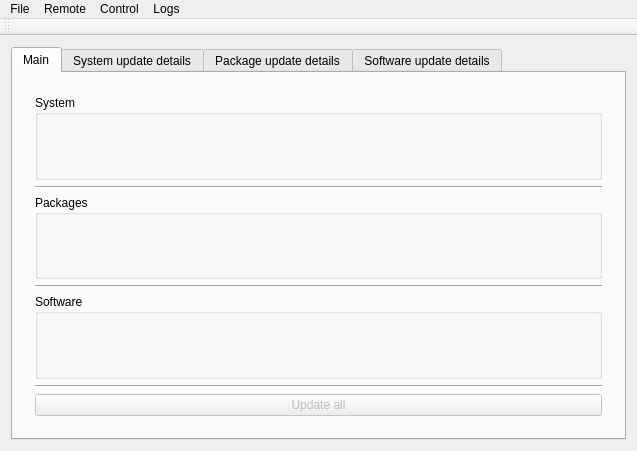
<?xml version="1.0" encoding="UTF-8"?>
<ui version="4.0">
 <class>MainWindow</class>
 <widget class="QMainWindow" name="MainWindow">
  <property name="geometry">
   <rect>
    <x>0</x>
    <y>0</y>
    <width>637</width>
    <height>451</height>
   </rect>
  </property>
  <property name="windowTitle">
   <string>PC-BSD Update center</string>
  </property>
  <property name="windowIcon">
   <iconset resource="res.qrc">
    <normaloff>:/update-center.png</normaloff>:/update-center.png</iconset>
  </property>
  <widget class="QWidget" name="centralWidget">
   <layout class="QVBoxLayout" name="verticalLayout">
    <item>
     <widget class="QTabWidget" name="mainTab">
      <property name="styleSheet">
       <string notr="true"/>
      </property>
      <property name="currentIndex">
       <number>0</number>
      </property>
      <property name="documentMode">
       <bool>false</bool>
      </property>
      <widget class="QWidget" name="Main">
       <attribute name="title">
        <string>Main</string>
       </attribute>
       <layout class="QVBoxLayout" name="verticalLayout_2">
        <item>
         <widget class="QStackedWidget" name="mainStatesStack">
          <property name="currentIndex">
           <number>1</number>
          </property>
          <widget class="QWidget" name="page_5">
           <layout class="QVBoxLayout" name="verticalLayout_3">
            <item>
             <spacer name="verticalSpacer">
              <property name="orientation">
               <enum>Qt::Vertical</enum>
              </property>
              <property name="sizeHint" stdset="0">
               <size>
                <width>20</width>
                <height>82</height>
               </size>
              </property>
             </spacer>
            </item>
            <item>
             <layout class="QHBoxLayout" name="horizontalLayout">
              <item>
               <widget class="QLabel" name="label">
                <property name="text">
                 <string/>
                </property>
                <property name="pixmap">
                 <pixmap resource="res.qrc">:/images/sysupdater.png</pixmap>
                </property>
               </widget>
              </item>
              <item>
               <spacer name="horizontalSpacer_2">
                <property name="orientation">
                 <enum>Qt::Horizontal</enum>
                </property>
                <property name="sizeHint" stdset="0">
                 <size>
                  <width>40</width>
                  <height>20</height>
                 </size>
                </property>
               </spacer>
              </item>
              <item>
               <widget class="QLabel" name="label_2">
                <property name="text">
                 <string>Your system is fully updated</string>
                </property>
               </widget>
              </item>
              <item>
               <spacer name="horizontalSpacer">
                <property name="orientation">
                 <enum>Qt::Horizontal</enum>
                </property>
                <property name="sizeHint" stdset="0">
                 <size>
                  <width>40</width>
                  <height>20</height>
                 </size>
                </property>
               </spacer>
              </item>
             </layout>
            </item>
            <item>
             <layout class="QHBoxLayout" name="horizontalLayout_2">
              <item>
               <spacer name="horizontalSpacer_3">
                <property name="orientation">
                 <enum>Qt::Horizontal</enum>
                </property>
                <property name="sizeHint" stdset="0">
                 <size>
                  <width>40</width>
                  <height>20</height>
                 </size>
                </property>
               </spacer>
              </item>
              <item>
               <widget class="QPushButton" name="pushButton_2">
                <property name="text">
                 <string>Check for updates</string>
                </property>
                <property name="icon">
                 <iconset resource="res.qrc">
                  <normaloff>:/images/view-refresh.png</normaloff>:/images/view-refresh.png</iconset>
                </property>
               </widget>
              </item>
              <item>
               <spacer name="horizontalSpacer_4">
                <property name="orientation">
                 <enum>Qt::Horizontal</enum>
                </property>
                <property name="sizeHint" stdset="0">
                 <size>
                  <width>40</width>
                  <height>20</height>
                 </size>
                </property>
               </spacer>
              </item>
             </layout>
            </item>
            <item>
             <spacer name="verticalSpacer_2">
              <property name="orientation">
               <enum>Qt::Vertical</enum>
              </property>
              <property name="sizeHint" stdset="0">
               <size>
                <width>20</width>
                <height>49</height>
               </size>
              </property>
             </spacer>
            </item>
           </layout>
          </widget>
          <widget class="QWidget" name="page_6">
           <layout class="QVBoxLayout" name="verticalLayout_7">
            <item>
             <widget class="QGroupBox" name="groupBox">
              <property name="title">
               <string>System</string>
              </property>
              <layout class="QHBoxLayout" name="horizontalLayout_3">
               <item>
                <widget class="IndicatorWidget" name="sysIndicator" native="true"/>
               </item>
              </layout>
             </widget>
            </item>
            <item>
             <widget class="Line" name="line">
              <property name="orientation">
               <enum>Qt::Horizontal</enum>
              </property>
             </widget>
            </item>
            <item>
             <widget class="QGroupBox" name="groupBox_2">
              <property name="title">
               <string>Packages</string>
              </property>
              <layout class="QVBoxLayout" name="verticalLayout_4">
               <item>
                <widget class="IndicatorWidget" name="pkgIndicator" native="true"/>
               </item>
              </layout>
             </widget>
            </item>
            <item>
             <widget class="Line" name="line_2">
              <property name="orientation">
               <enum>Qt::Horizontal</enum>
              </property>
             </widget>
            </item>
            <item>
             <widget class="QGroupBox" name="groupBox_3">
              <property name="title">
               <string>Software</string>
              </property>
              <layout class="QVBoxLayout" name="verticalLayout_5">
               <item>
                <widget class="IndicatorWidget" name="pbiIndicator" native="true"/>
               </item>
              </layout>
             </widget>
            </item>
            <item>
             <widget class="Line" name="line_3">
              <property name="orientation">
               <enum>Qt::Horizontal</enum>
              </property>
             </widget>
            </item>
            <item>
             <widget class="QPushButton" name="updateAllButton">
              <property name="enabled">
               <bool>false</bool>
              </property>
              <property name="text">
               <string>Update all</string>
              </property>
              <property name="icon">
               <iconset resource="res.qrc">
                <normaloff>:/images/install.png</normaloff>:/images/install.png</iconset>
              </property>
             </widget>
            </item>
           </layout>
          </widget>
         </widget>
        </item>
       </layout>
      </widget>
      <widget class="QWidget" name="tab_2">
       <attribute name="icon">
        <iconset resource="res.qrc">
         <normaloff>:/images/sysupdates.png</normaloff>:/images/sysupdates.png</iconset>
       </attribute>
       <attribute name="title">
        <string>System update details</string>
       </attribute>
       <layout class="QVBoxLayout" name="verticalLayout_8">
        <item>
         <widget class="IndicatorWidget" name="sysDetailsIndicator" native="true"/>
        </item>
        <item>
         <widget class="QStackedWidget" name="sysUpdatesStack">
          <widget class="QWidget" name="page">
           <layout class="QVBoxLayout" name="verticalLayout_9">
            <item>
             <widget class="QTreeWidget" name="sysUpdatesList">
              <column>
               <property name="text">
                <string>Update</string>
               </property>
              </column>
              <column>
               <property name="text">
                <string>Update type</string>
               </property>
              </column>
             </widget>
            </item>
            <item>
             <layout class="QHBoxLayout" name="horizontalLayout_4">
              <item>
               <spacer name="horizontalSpacer_5">
                <property name="orientation">
                 <enum>Qt::Horizontal</enum>
                </property>
                <property name="sizeHint" stdset="0">
                 <size>
                  <width>40</width>
                  <height>20</height>
                 </size>
                </property>
               </spacer>
              </item>
              <item>
               <widget class="QPushButton" name="pushButton_3">
                <property name="text">
                 <string>Install selected only</string>
                </property>
                <property name="icon">
                 <iconset resource="res.qrc">
                  <normaloff>:/images/install.png</normaloff>:/images/install.png</iconset>
                </property>
               </widget>
              </item>
             </layout>
            </item>
            <item>
             <widget class="QStackedWidget" name="sysUpdateDetailsStack">
              <property name="currentIndex">
               <number>1</number>
              </property>
              <widget class="QWidget" name="page_9">
               <layout class="QHBoxLayout" name="horizontalLayout_7">
                <item>
                 <widget class="QLabel" name="label_5">
                  <property name="text">
                   <string/>
                  </property>
                  <property name="pixmap">
                   <pixmap resource="res.qrc">:/images/sysupdates-patch.png</pixmap>
                  </property>
                 </widget>
                </item>
                <item>
                 <layout class="QVBoxLayout" name="verticalLayout_11">
                  <item>
                   <widget class="QLabel" name="label_8">
                    <property name="font">
                     <font>
                      <weight>75</weight>
                      <bold>true</bold>
                     </font>
                    </property>
                    <property name="text">
                     <string>PC-BSD update patch</string>
                    </property>
                   </widget>
                  </item>
                  <item>
                   <layout class="QFormLayout" name="formLayout">
                    <item row="0" column="0">
                     <widget class="QLabel" name="label_12">
                      <property name="text">
                       <string>Description</string>
                      </property>
                     </widget>
                    </item>
                    <item row="0" column="1">
                     <widget class="QLabel" name="sysPadthDescription">
                      <property name="text">
                       <string/>
                      </property>
                     </widget>
                    </item>
                    <item row="1" column="0">
                     <widget class="QLabel" name="label_10">
                      <property name="text">
                       <string>Date</string>
                      </property>
                     </widget>
                    </item>
                    <item row="1" column="1">
                     <widget class="QLabel" name="sysPatchDate">
                      <property name="text">
                       <string/>
                      </property>
                     </widget>
                    </item>
                    <item row="2" column="0">
                     <widget class="QLabel" name="label_11">
                      <property name="text">
                       <string>Size</string>
                      </property>
                     </widget>
                    </item>
                    <item row="2" column="1">
                     <widget class="QLabel" name="sysPatchSize">
                      <property name="text">
                       <string/>
                      </property>
                     </widget>
                    </item>
                   </layout>
                  </item>
                  <item>
                   <widget class="QLabel" name="sysPatchStandalone">
                    <property name="text">
                     <string>Update should be installed standalone. </string>
                    </property>
                   </widget>
                  </item>
                  <item>
                   <widget class="QLabel" name="sysPatchRebootRequired">
                    <property name="text">
                     <string>Update requires system reboot</string>
                    </property>
                   </widget>
                  </item>
                 </layout>
                </item>
                <item>
                 <spacer name="horizontalSpacer_8">
                  <property name="orientation">
                   <enum>Qt::Horizontal</enum>
                  </property>
                  <property name="sizeHint" stdset="0">
                   <size>
                    <width>314</width>
                    <height>20</height>
                   </size>
                  </property>
                 </spacer>
                </item>
               </layout>
              </widget>
              <widget class="QWidget" name="page_10">
               <layout class="QHBoxLayout" name="horizontalLayout_5">
                <item>
                 <widget class="QLabel" name="label_6">
                  <property name="text">
                   <string/>
                  </property>
                  <property name="pixmap">
                   <pixmap resource="res.qrc">:/images/sysupdates-upgrade.png</pixmap>
                  </property>
                 </widget>
                </item>
                <item>
                 <layout class="QVBoxLayout" name="verticalLayout_12">
                  <item>
                   <widget class="QLabel" name="label_9">
                    <property name="font">
                     <font>
                      <weight>75</weight>
                      <bold>true</bold>
                     </font>
                    </property>
                    <property name="text">
                     <string>PC-BSD upgrade</string>
                    </property>
                   </widget>
                  </item>
                  <item>
                   <widget class="QLabel" name="sysUpgradeText">
                    <property name="text">
                     <string/>
                    </property>
                   </widget>
                  </item>
                  <item>
                   <widget class="QLabel" name="sysUpgradeStandalone">
                    <property name="text">
                     <string>Update should be installed standalone. </string>
                    </property>
                   </widget>
                  </item>
                  <item>
                   <widget class="QLabel" name="sysUpgradehRebootRequired">
                    <property name="text">
                     <string>Update requires system reboot</string>
                    </property>
                   </widget>
                  </item>
                 </layout>
                </item>
                <item>
                 <spacer name="horizontalSpacer_6">
                  <property name="orientation">
                   <enum>Qt::Horizontal</enum>
                  </property>
                  <property name="sizeHint" stdset="0">
                   <size>
                    <width>347</width>
                    <height>20</height>
                   </size>
                  </property>
                 </spacer>
                </item>
               </layout>
              </widget>
              <widget class="QWidget" name="page_11">
               <widget class="QListWidget" name="listWidget">
                <property name="geometry">
                 <rect>
                  <x>125</x>
                  <y>20</y>
                  <width>301</width>
                  <height>91</height>
                 </rect>
                </property>
               </widget>
               <widget class="QLabel" name="label_7">
                <property name="geometry">
                 <rect>
                  <x>1</x>
                  <y>11</y>
                  <width>64</width>
                  <height>64</height>
                 </rect>
                </property>
                <property name="text">
                 <string/>
                </property>
                <property name="pixmap">
                 <pixmap resource="res.qrc">:/images/sysupdates-freebsd.png</pixmap>
                </property>
               </widget>
              </widget>
             </widget>
            </item>
           </layout>
          </widget>
          <widget class="QWidget" name="page_2"/>
         </widget>
        </item>
       </layout>
      </widget>
      <widget class="QWidget" name="tab">
       <attribute name="icon">
        <iconset resource="res.qrc">
         <normaloff>:/images/pkgupdates.png</normaloff>:/images/pkgupdates.png</iconset>
       </attribute>
       <attribute name="title">
        <string>Package update details</string>
       </attribute>
       <layout class="QVBoxLayout" name="verticalLayout_6">
        <item>
         <widget class="IndicatorWidget" name="pkgDetailsIndicator" native="true"/>
        </item>
        <item>
         <widget class="QStackedWidget" name="pkgDetailsStack">
          <property name="currentIndex">
           <number>0</number>
          </property>
          <widget class="QWidget" name="page_3">
           <layout class="QVBoxLayout" name="verticalLayout_16">
            <item>
             <layout class="QHBoxLayout" name="horizontalLayout_6">
              <item>
               <widget class="QLabel" name="pkgDlSizeLabel_2">
                <property name="text">
                 <string>TextLabel</string>
                </property>
               </widget>
              </item>
              <item>
               <widget class="QLabel" name="pkgSpaceReqLabel_2">
                <property name="text">
                 <string/>
                </property>
               </widget>
              </item>
              <item>
               <spacer name="horizontalSpacer_7">
                <property name="orientation">
                 <enum>Qt::Horizontal</enum>
                </property>
                <property name="sizeHint" stdset="0">
                 <size>
                  <width>40</width>
                  <height>20</height>
                 </size>
                </property>
               </spacer>
              </item>
             </layout>
            </item>
            <item>
             <widget class="QTabWidget" name="pkgListsTab">
              <property name="currentIndex">
               <number>0</number>
              </property>
              <widget class="QWidget" name="pkgUpgradeTab">
               <attribute name="title">
                <string>Packages to upgrade</string>
               </attribute>
               <layout class="QVBoxLayout" name="verticalLayout_10">
                <item>
                 <widget class="QTreeWidget" name="pkgUpgradeList">
                  <column>
                   <property name="text">
                    <string>Package name</string>
                   </property>
                  </column>
                  <column>
                   <property name="text">
                    <string>Installed version</string>
                   </property>
                  </column>
                  <column>
                   <property name="text">
                    <string>New version</string>
                   </property>
                  </column>
                 </widget>
                </item>
               </layout>
              </widget>
              <widget class="QWidget" name="tab_9">
               <attribute name="title">
                <string>Packages to install</string>
               </attribute>
               <layout class="QVBoxLayout" name="verticalLayout_13">
                <item>
                 <widget class="QTreeWidget" name="pkgInstallList">
                  <column>
                   <property name="text">
                    <string>Package name</string>
                   </property>
                  </column>
                  <column>
                   <property name="text">
                    <string>Version</string>
                   </property>
                  </column>
                 </widget>
                </item>
               </layout>
              </widget>
              <widget class="QWidget" name="tab_10">
               <attribute name="title">
                <string>Packages to reinstall</string>
               </attribute>
               <layout class="QVBoxLayout" name="verticalLayout_14">
                <item>
                 <widget class="QTreeWidget" name="pkgReinstallList">
                  <column>
                   <property name="text">
                    <string>Package name</string>
                   </property>
                  </column>
                  <column>
                   <property name="text">
                    <string>Version</string>
                   </property>
                  </column>
                  <column>
                   <property name="text">
                    <string>Reason</string>
                   </property>
                  </column>
                 </widget>
                </item>
               </layout>
              </widget>
             </widget>
            </item>
           </layout>
          </widget>
          <widget class="QWidget" name="page_4">
           <layout class="QVBoxLayout" name="verticalLayout_15">
            <item>
             <widget class="QLabel" name="label_3">
              <property name="text">
               <string>Update log:</string>
              </property>
             </widget>
            </item>
            <item>
             <widget class="QTextEdit" name="pkgUpdateLog">
              <property name="readOnly">
               <bool>true</bool>
              </property>
             </widget>
            </item>
           </layout>
          </widget>
         </widget>
        </item>
       </layout>
      </widget>
      <widget class="QWidget" name="tab_3">
       <attribute name="icon">
        <iconset resource="res.qrc">
         <normaloff>:/images/pbiupdates.png</normaloff>:/images/pbiupdates.png</iconset>
       </attribute>
       <attribute name="title">
        <string>Software update details</string>
       </attribute>
       <layout class="QVBoxLayout" name="verticalLayout_18">
        <item>
         <widget class="IndicatorWidget" name="pbiDetailsIndicator" native="true"/>
        </item>
        <item>
         <widget class="QStackedWidget" name="pbiUpdateStack">
          <property name="currentIndex">
           <number>0</number>
          </property>
          <widget class="QWidget" name="page_7">
           <layout class="QVBoxLayout" name="verticalLayout_17">
            <item>
             <widget class="QTreeWidget" name="pbiUpdateList">
              <column>
               <property name="text">
                <string>Name</string>
               </property>
              </column>
              <column>
               <property name="text">
                <string>Installed version</string>
               </property>
              </column>
              <column>
               <property name="text">
                <string>New version</string>
               </property>
              </column>
             </widget>
            </item>
            <item>
             <layout class="QHBoxLayout" name="horizontalLayout_8">
              <item>
               <spacer name="horizontalSpacer_9">
                <property name="orientation">
                 <enum>Qt::Horizontal</enum>
                </property>
                <property name="sizeHint" stdset="0">
                 <size>
                  <width>40</width>
                  <height>20</height>
                 </size>
                </property>
               </spacer>
              </item>
              <item>
               <widget class="QPushButton" name="updateSelectedPBIBtn">
                <property name="text">
                 <string>Update selected only</string>
                </property>
                <property name="icon">
                 <iconset resource="res.qrc">
                  <normaloff>:/images/install.png</normaloff>:/images/install.png</iconset>
                </property>
               </widget>
              </item>
             </layout>
            </item>
           </layout>
          </widget>
          <widget class="QWidget" name="page_8">
           <layout class="QVBoxLayout" name="verticalLayout_19">
            <item>
             <widget class="QLabel" name="label_4">
              <property name="text">
               <string>Update log:</string>
              </property>
             </widget>
            </item>
            <item>
             <widget class="QTextEdit" name="pbiUpdateLog">
              <property name="textInteractionFlags">
               <set>Qt::TextSelectableByKeyboard|Qt::TextSelectableByMouse</set>
              </property>
             </widget>
            </item>
           </layout>
          </widget>
         </widget>
        </item>
       </layout>
      </widget>
     </widget>
    </item>
   </layout>
  </widget>
  <widget class="QMenuBar" name="menuBar">
   <property name="geometry">
    <rect>
     <x>0</x>
     <y>0</y>
     <width>637</width>
     <height>21</height>
    </rect>
   </property>
   <widget class="QMenu" name="menuFile">
    <property name="title">
     <string>File</string>
    </property>
    <addaction name="actionExit"/>
   </widget>
   <widget class="QMenu" name="menuLogs">
    <property name="title">
     <string>Logs</string>
    </property>
    <addaction name="actionLast_system_update_log"/>
    <addaction name="actionLast_package_update_log"/>
    <addaction name="actionLast_software_update_log"/>
   </widget>
   <widget class="QMenu" name="menuControl">
    <property name="title">
     <string>Control</string>
    </property>
    <addaction name="actionIgnored_updates"/>
    <addaction name="actionUpdate_set"/>
    <addaction name="actionSystem_branches"/>
   </widget>
   <widget class="QMenu" name="menuRemote">
    <property name="title">
     <string>Remote</string>
    </property>
    <addaction name="actionJail"/>
   </widget>
   <addaction name="menuFile"/>
   <addaction name="menuRemote"/>
   <addaction name="menuControl"/>
   <addaction name="menuLogs"/>
  </widget>
  <widget class="QToolBar" name="mainToolBar">
   <attribute name="toolBarArea">
    <enum>TopToolBarArea</enum>
   </attribute>
   <attribute name="toolBarBreak">
    <bool>false</bool>
   </attribute>
  </widget>
  <action name="actionLast_system_update_log">
   <property name="enabled">
    <bool>false</bool>
   </property>
   <property name="text">
    <string>Last system update log</string>
   </property>
  </action>
  <action name="actionLast_package_update_log">
   <property name="enabled">
    <bool>false</bool>
   </property>
   <property name="text">
    <string>Last package update log</string>
   </property>
  </action>
  <action name="actionLast_software_update_log">
   <property name="enabled">
    <bool>false</bool>
   </property>
   <property name="text">
    <string>Last software update log</string>
   </property>
  </action>
  <action name="actionUpdate_set">
   <property name="enabled">
    <bool>false</bool>
   </property>
   <property name="text">
    <string>Update set</string>
   </property>
  </action>
  <action name="actionSystem_branches">
   <property name="enabled">
    <bool>false</bool>
   </property>
   <property name="text">
    <string>System branches</string>
   </property>
  </action>
  <action name="actionIgnored_updates">
   <property name="enabled">
    <bool>false</bool>
   </property>
   <property name="text">
    <string>Ignored updates</string>
   </property>
  </action>
  <action name="actionExit">
   <property name="enabled">
    <bool>false</bool>
   </property>
   <property name="text">
    <string>Exit</string>
   </property>
  </action>
  <action name="actionJail">
   <property name="enabled">
    <bool>false</bool>
   </property>
   <property name="text">
    <string>Jail</string>
   </property>
  </action>
 </widget>
 <layoutdefault spacing="6" margin="11"/>
 <customwidgets>
  <customwidget>
   <class>IndicatorWidget</class>
   <extends>QWidget</extends>
   <header location="global">indicatorwidget.h</header>
   <container>1</container>
  </customwidget>
 </customwidgets>
 <resources>
  <include location="res.qrc"/>
 </resources>
 <connections/>
</ui>
